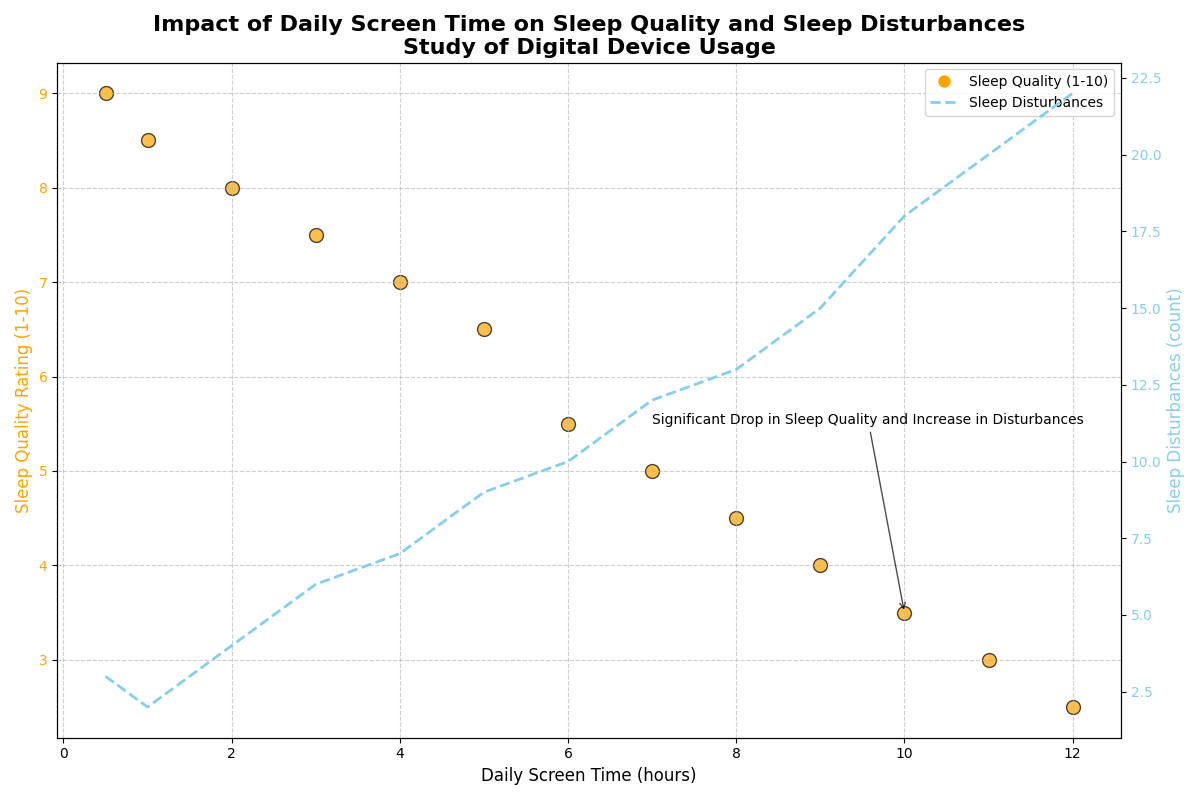

This chart was generated by the following Python code:
import matplotlib.pyplot as plt
import numpy as np

# Data preparation
screen_time = np.array([0.5, 1, 2, 3, 4, 5, 6, 7, 8, 9, 10, 11, 12])
sleep_quality = np.array([9, 8.5, 8, 7.5, 7, 6.5, 5.5, 5, 4.5, 4, 3.5, 3, 2.5])
sleep_disturbances = np.array([3, 2, 4, 6, 7, 9, 10, 12, 13, 15, 18, 20, 22])

# Create a figure and axis with dual y-axes
fig, ax1 = plt.subplots(figsize=(12, 8))

# Scatter plot 
scatter = ax1.scatter(screen_time, sleep_quality, c='orange', edgecolor='k', s=100, alpha=0.7, label='Sleep Quality (1-10)')
ax1.set_xlabel('Daily Screen Time (hours)', fontsize=12)
ax1.set_ylabel('Sleep Quality Rating (1-10)', fontsize=12, color='orange')
ax1.tick_params(axis='y', labelcolor='orange')

# Secondary y-axis for sleep disturbances
ax2 = ax1.twinx()
ax2.plot(screen_time, sleep_disturbances, color='skyblue', linewidth=2, linestyle='--', label='Sleep Disturbances')
ax2.set_ylabel('Sleep Disturbances (count)', fontsize=12, color='skyblue')
ax2.tick_params(axis='y', labelcolor='skyblue')

# Title and Grid
plt.title('Impact of Daily Screen Time on Sleep Quality and Sleep Disturbances\nStudy of Digital Device Usage', fontsize=16, fontweight='bold')
ax1.grid(True, linestyle='--', alpha=0.6)

# Add legend
scatter_legend = plt.Line2D([0], [0], marker='o', color='w', markerfacecolor='orange', markersize=10, linestyle='None', label='Sleep Quality (1-10)')
line_legend = plt.Line2D([0], [0], color='skyblue', linewidth=2, linestyle='--', label='Sleep Disturbances')
ax1.legend(handles=[scatter_legend, line_legend], loc='upper right')

# Annotate an important data point
ax1.annotate('Significant Drop in Sleep Quality and Increase in Disturbances',
             xy=(10, 3.5), xytext=(7, 5.5), arrowprops=dict(facecolor='black', arrowstyle='->', alpha=0.7), fontsize=10)

# Adjust layout
plt.tight_layout()

# Show plot
plt.show()
